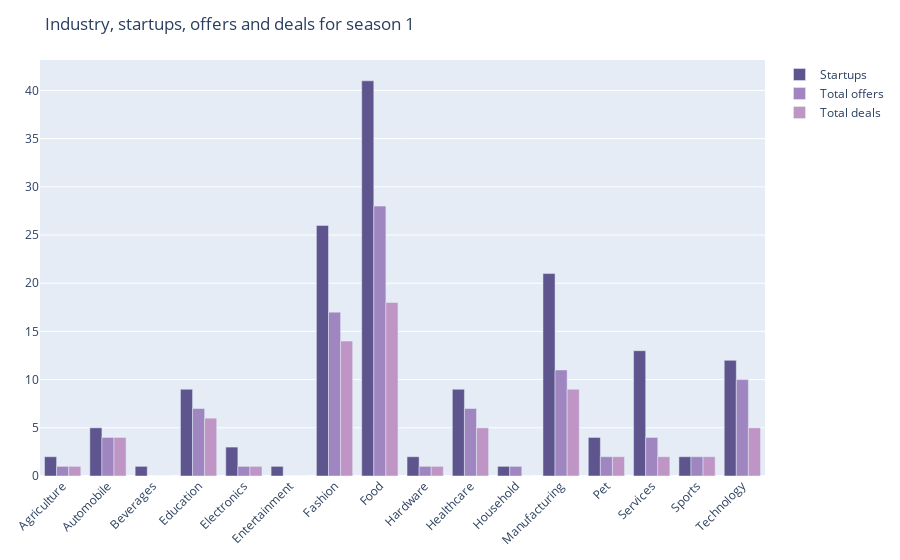
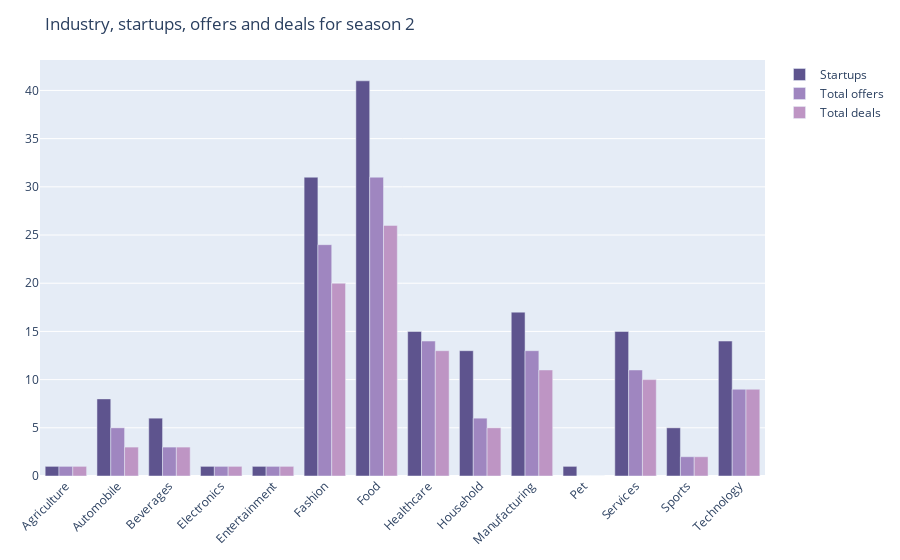
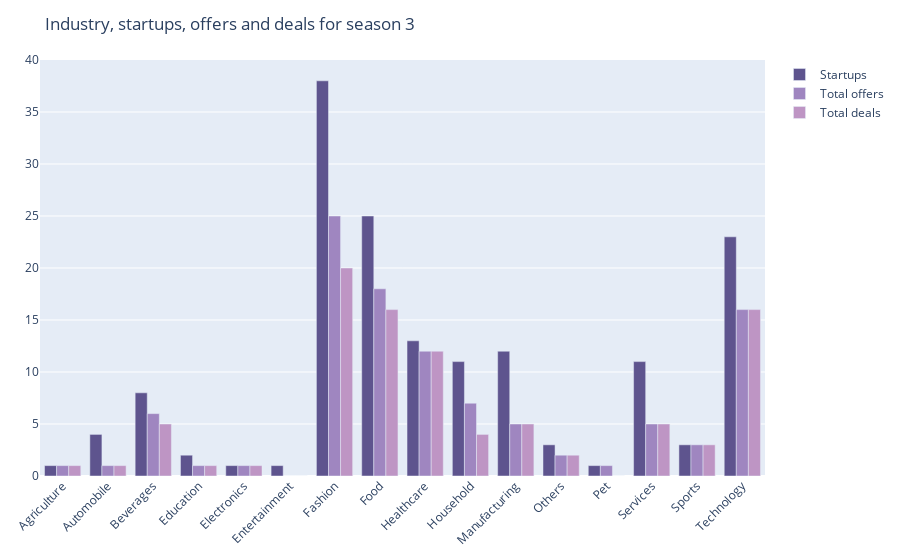

The code cell stored with these charts, in order, in its notebook:
### Code cell
# Plot for total number of startups from different industries for a particular season 

def plot_startup_offer(season_number):
    startup_data = startup_offer_converted_by_season(season_number)
    
    industry = startup_data.index
    startups = startup_data.values[:, 0]
    offers = startup_data.values[:, 1]
    deals = startup_data.values[:, 2]
    
    fig = go.Figure()
    fig.add_trace(go.Bar(
        x=industry,
        y=startups,
        name='Startups',
        marker_color='#5e548e'
    ))
    
    fig.add_trace(go.Bar(
        x=industry,
        y=offers,
        name='Total offers',
        marker_color='#9f86c0'
    ))
    
    fig.add_trace(go.Bar(
        x=industry,
        y=deals,
        name='Total deals',
        marker_color='#be95c4'
    ))
    
    fig.update_layout(
        barmode='group', 
        xaxis_tickangle=-45, 
        title=f"Industry, startups, offers and deals for season {season_number}",
        height=10,
        margin=dict(l=40, r=40, t=60, b=40) 
    )
    
    fig.show()

plot_startup_offer(1)
plot_startup_offer(2)
plot_startup_offer(3)

### Figure 1 — Plotly figure (JSON) as saved in the notebook; plotly's stock layout.template omitted (floating-point values rounded to 4 significant figures)
{"data": [{"marker": {"color": "#5e548e"}, "name": "Startups", "type": "bar", "x": ["Agriculture", "Automobile", "Beverages", "Education", "Electronics", "Entertainment", "Fashion", "Food", "Hardware", "Healthcare", "Household", "Manufacturing", "Pet", "Services", "Sports", "Technology"], "y": [2, 5, 1, 9, 3, 1, 26, 41, 2, 9, 1, 21, 4, 13, 2, 12]}, {"marker": {"color": "#9f86c0"}, "name": "Total offers", "type": "bar", "x": ["Agriculture", "Automobile", "Beverages", "Education", "Electronics", "Entertainment", "Fashion", "Food", "Hardware", "Healthcare", "Household", "Manufacturing", "Pet", "Services", "Sports", "Technology"], "y": [1, 4, 0, 7, 1, 0, 17, 28, 1, 7, 1, 11, 2, 4, 2, 10]}, {"marker": {"color": "#be95c4"}, "name": "Total deals", "type": "bar", "x": ["Agriculture", "Automobile", "Beverages", "Education", "Electronics", "Entertainment", "Fashion", "Food", "Hardware", "Healthcare", "Household", "Manufacturing", "Pet", "Services", "Sports", "Technology"], "y": [1, 4, 0, 6, 1, 0, 14, 18, 1, 5, 0, 9, 2, 2, 2, 5]}], "layout": {"autosize": true, "barmode": "group", "margin": {"b": 40, "l": 40, "r": 40, "t": 60}, "title": {"text": "Industry, startups, offers and deals for season 1"}, "xaxis": {"autorange": true, "range": [-0.5, 15.5], "tickangle": -45, "type": "category"}, "yaxis": {"autorange": true, "range": [0, 43.16], "type": "linear"}}}

### Figure 2 — Plotly figure (JSON) as saved in the notebook; plotly's stock layout.template omitted (floating-point values rounded to 4 significant figures)
{"data": [{"marker": {"color": "#5e548e"}, "name": "Startups", "type": "bar", "x": ["Agriculture", "Automobile", "Beverages", "Electronics", "Entertainment", "Fashion", "Food", "Healthcare", "Household", "Manufacturing", "Pet", "Services", "Sports", "Technology"], "y": [1, 8, 6, 1, 1, 31, 41, 15, 13, 17, 1, 15, 5, 14]}, {"marker": {"color": "#9f86c0"}, "name": "Total offers", "type": "bar", "x": ["Agriculture", "Automobile", "Beverages", "Electronics", "Entertainment", "Fashion", "Food", "Healthcare", "Household", "Manufacturing", "Pet", "Services", "Sports", "Technology"], "y": [1, 5, 3, 1, 1, 24, 31, 14, 6, 13, 0, 11, 2, 9]}, {"marker": {"color": "#be95c4"}, "name": "Total deals", "type": "bar", "x": ["Agriculture", "Automobile", "Beverages", "Electronics", "Entertainment", "Fashion", "Food", "Healthcare", "Household", "Manufacturing", "Pet", "Services", "Sports", "Technology"], "y": [1, 3, 3, 1, 1, 20, 26, 13, 5, 11, 0, 10, 2, 9]}], "layout": {"autosize": true, "barmode": "group", "margin": {"b": 40, "l": 40, "r": 40, "t": 60}, "title": {"text": "Industry, startups, offers and deals for season 2"}, "xaxis": {"autorange": true, "range": [-0.5, 13.5], "tickangle": -45, "type": "category"}, "yaxis": {"autorange": true, "range": [0, 43.16], "type": "linear"}}}

### Figure 3 — Plotly figure (JSON) as saved in the notebook; plotly's stock layout.template omitted (floating-point values rounded to 4 significant figures)
{"data": [{"marker": {"color": "#5e548e"}, "name": "Startups", "type": "bar", "x": ["Agriculture", "Automobile", "Beverages", "Education", "Electronics", "Entertainment", "Fashion", "Food", "Healthcare", "Household", "Manufacturing", "Others", "Pet", "Services", "Sports", "Technology"], "y": [1, 4, 8, 2, 1, 1, 38, 25, 13, 11, 12, 3, 1, 11, 3, 23]}, {"marker": {"color": "#9f86c0"}, "name": "Total offers", "type": "bar", "x": ["Agriculture", "Automobile", "Beverages", "Education", "Electronics", "Entertainment", "Fashion", "Food", "Healthcare", "Household", "Manufacturing", "Others", "Pet", "Services", "Sports", "Technology"], "y": [1, 1, 6, 1, 1, 0, 25, 18, 12, 7, 5, 2, 1, 5, 3, 16]}, {"marker": {"color": "#be95c4"}, "name": "Total deals", "type": "bar", "x": ["Agriculture", "Automobile", "Beverages", "Education", "Electronics", "Entertainment", "Fashion", "Food", "Healthcare", "Household", "Manufacturing", "Others", "Pet", "Services", "Sports", "Technology"], "y": [1, 1, 5, 1, 1, 0, 20, 16, 12, 4, 5, 2, 0, 5, 3, 16]}], "layout": {"autosize": true, "barmode": "group", "margin": {"b": 40, "l": 40, "r": 40, "t": 60}, "title": {"text": "Industry, startups, offers and deals for season 3"}, "xaxis": {"autorange": true, "range": [-0.5, 15.5], "tickangle": -45, "type": "category"}, "yaxis": {"autorange": true, "range": [0, 40], "type": "linear"}}}
